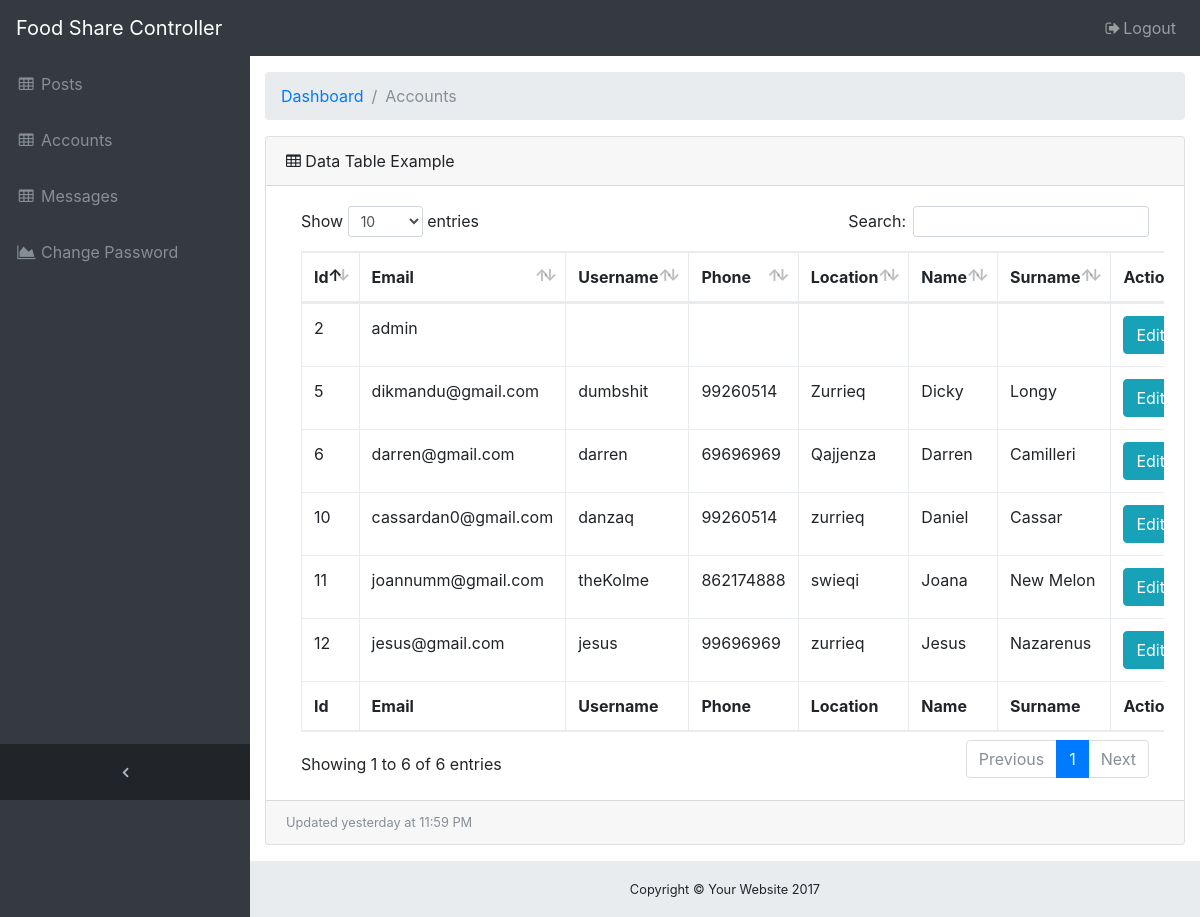
Page /FoodShare/adminController/accounts.php (signed in) on the committed database.
### tables this page shows
CREATE TABLE `tbl_accounts` (
  `id` int(10) UNSIGNED NOT NULL,
  `email` varchar(360) DEFAULT NULL,
  `password` varchar(1000) DEFAULT NULL,
  `username` varchar(255) NOT NULL,
  `phone` varchar(12) NOT NULL,
  `location` varchar(100) NOT NULL,
  `name` varchar(100) NOT NULL,
  `surname` varchar(100) NOT NULL,
  `reports` int(25) NOT NULL
);

### FoodShare/adminController/functions.php (called while the page is built, shortened)
<?php
  function connect_to_db() {
      $conn = mysqli_connect("localhost", "icafesti_fdshr", '^~Gxk.awfH1k', "icafesti_foodshare")
          or die("Unable to connect.");
      return $conn;
  }
  function show_accounts($id = NULL){
      $conn = connect_to_db();
      $query = "
        SELECT * FROM `tbl_accounts`
      ";
      $result = mysqli_query($conn,$query);
      return $result;
  }
 ?>

### FoodShare/adminController/accounts.php (the view, shortened to what this page needs)
<?php
  include("header.php");
  include("navbar.php");
  include("functions.php");
  $accounts = show_accounts();
?>
  <div class="content-wrapper">
    <div class="container-fluid">
      <ol class="breadcrumb">
        <li class="breadcrumb-item">
          <a href="#">Dashboard</a>
        </li>
        <li class="breadcrumb-item active">Accounts</li>
      </ol>
      <div class="card mb-3">
        <div class="card-header">
          <i class="fa fa-table"></i> Data Table Example</div>
        <div class="card-body">
          <div class="table-responsive">
            <table class="table table-bordered" id="dataTable" width="100%" cellspacing="0">
              <thead>
                <tr>
                  <th>Id</th>
                  <th>Email</th>
                  <th>Username</th>
                  <th>Phone</th>
                  <th>Location</th>
                  <th>Name</th>
                  <th>Surname</th>
                  <th>Action</th>
                </tr>
              </thead>
              <tfoot>
                <tr>
                  <th>Id</th>
                  <th>Email</th>
                  <th>Username</th>
                  <th>Phone</th>
                  <th>Location</th>
                  <th>Name</th>
                  <th>Surname</th>
                  <th>Action</th>
                </tr>
              </tfoot>
              <tbody>
                <?php while($assoc = mysqli_fetch_assoc($accounts)):?>
                <tr>
                  <td><?=$assoc['id']?></td>
                  <td><?=$assoc['email']?></td>
                  <td><?=$assoc['username']?></td>
                  <td><?=$assoc['phone']?></td>
                  <td><?=$assoc['location']?></td>
                  <td><?=$assoc['name']?></td>
                  <td><?=$assoc['surname']?></td>
                  <td><a href="updateAccount.php?id=<?=$assoc["id"]?>" class='btn btn-info'>Edit Account</a></td>
                </tr>
              <?php endwhile; ?>
              </tbody>
            </table>
          </div>
        </div>
        <div class="card-footer small text-muted">Updated yesterday at 11:59 PM</div>
      </div>
    </div>
<?php
  include("footer.php");
 ?>

### FoodShare/adminController/css/sb-admin.css (style rules this page uses)
html { position: relative; min-height: 100%; }
body { overflow-x: hidden; }
body.sticky-footer { margin-bottom: 56px; }
body.sticky-footer .content-wrapper { min-height: calc(100vh - 56px - 56px); }
body.fixed-nav { padding-top: 56px; }
.content-wrapper { min-height: calc(100vh - 56px); padding-top: 1rem; }
.content-wrapper { overflow-x: hidden; background: white; }
@media (min-width: 992px) { .content-wrapper { margin-left: 250px; } }

### rows in the picture
tbl_accounts: id "2", email "admin"
tbl_accounts: id "5", email "dikmandu@gmail.com", username "dumbshit", phone "99260514", location "Zurrieq", name "Dicky", surname "Longy"
tbl_accounts: id "6", email "darren@gmail.com", username "darren", phone "69696969", location "Qajjenza", name "Darren", surname "Camilleri"
tbl_accounts: id "10", email "cassardan0@gmail.com", username "danzaq", phone "99260514", location "zurrieq", name "Daniel", surname "Cassar"
tbl_accounts: id "11", email "joannumm@gmail.com", username "theKolme", phone "862174888", location "swieqi", name "Joana", surname "New Melon"
tbl_accounts: id "12", email "jesus@gmail.com", username "jesus", phone "99696969", location "zurrieq", name "Jesus", surname "Nazarenus"
